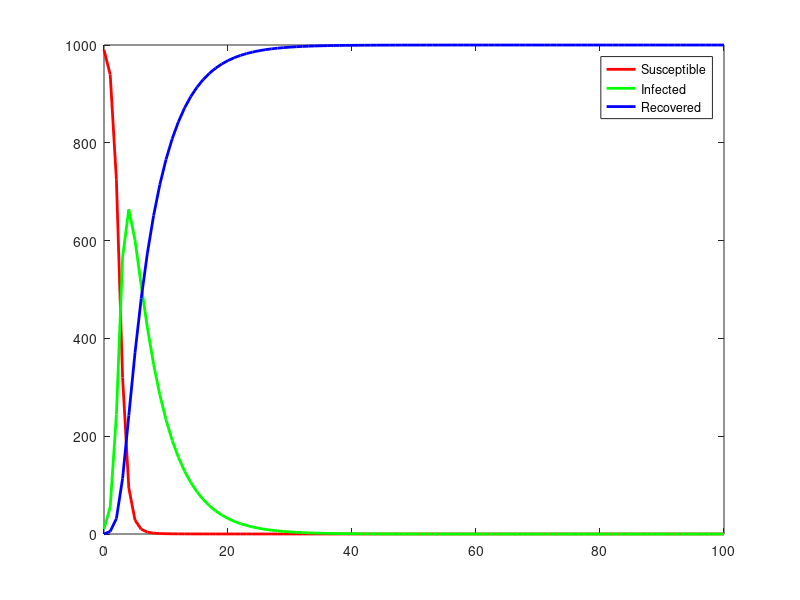

Source code (MATLAB):
Beta = 2;
Gamma = 0.2;

a = 1;
b = 100;
h = 1;
n = (b-a)/h;
n = n+1;

T = zeros(1,n+1);
T(1) = a-h;

Susceptible = zeros(1,n+1);
Infected = zeros(1,n+1);
Recovered = zeros(1,n+1);
Susceptible(1) = 990;
Infected(1) = 10;
Recovered(1) = 0;

N = Susceptible(1)+Infected(1)+Recovered(1);
dS = @(T,S,I) (-Beta/N)*S*I;
dI = @(T,I,S) (Beta/N)*S*I - Gamma*I;
dR = @(T,R,I) Gamma*I;

for i = 1:n
    T(i+1) = T(i)+h;

    k1s = dS(T(i),Susceptible(i),Infected(i));
    k1i = dI(T(i),Infected(i),Susceptible(i));
    k1r = dR(T(i),Recovered(i),Infected(i));

    k2s = dS(T(i)+0.5*h,Susceptible(i)+0.5*k1s*h,Infected(i)+0.5*k1i*h);
    k2i = dI(T(i)+0.5*h,Infected(i)+0.5*k1i*h,Susceptible(i)+0.5*k1s*h);
    k2r = dR(T(i)+0.5*h,Recovered(i)+0.5*k1r*h,Infected(i)+0.5*k1i*h);

    k3s = dS(T(i)+0.5*h,Susceptible(i)+0.5*k2s*h,Infected(i)+0.5*k2i*h);
    k3i = dI(T(i)+0.5*h,Infected(i)+0.5*k2i*h,Susceptible(i)+0.5*k2s*h);
    k3r = dR(T(i)+0.5*h,Recovered(i)+0.5*k2r*h,Infected(i)+0.5*k2i*h);

    k4s = dS(T(i)+h,Susceptible(i)+k3s*h,Infected(i)+k3i*h);
    k4i = dI(T(i)+h,Infected(i)+k3i*h,Susceptible(i)+k3s*h);
    k4r = dR(T(i)+h,Recovered(i)+k3r*h,Infected(i)+k3i*h);

    Susceptible(i+1) = Susceptible(i) + (1/6)*(k1s+2*k2s+2*k3s+k4s)*h;
    Infected(i+1) = Infected(i) + (1/6)*(k1i+2*k2i+2*k3i+k4i)*h;
    Recovered(i+1) = Recovered(i) + (1/6)*(k1r+2*k2r+2*k3r+k4r)*h;
end

figure(1);
plot(T,Susceptible,'r','LineWidth',2);
hold on
plot(T,Infected,'g','LineWidth',2);
plot(T,Recovered,'b','LineWidth',2);
hold off
legend('Susceptible','Infected','Recovered');
